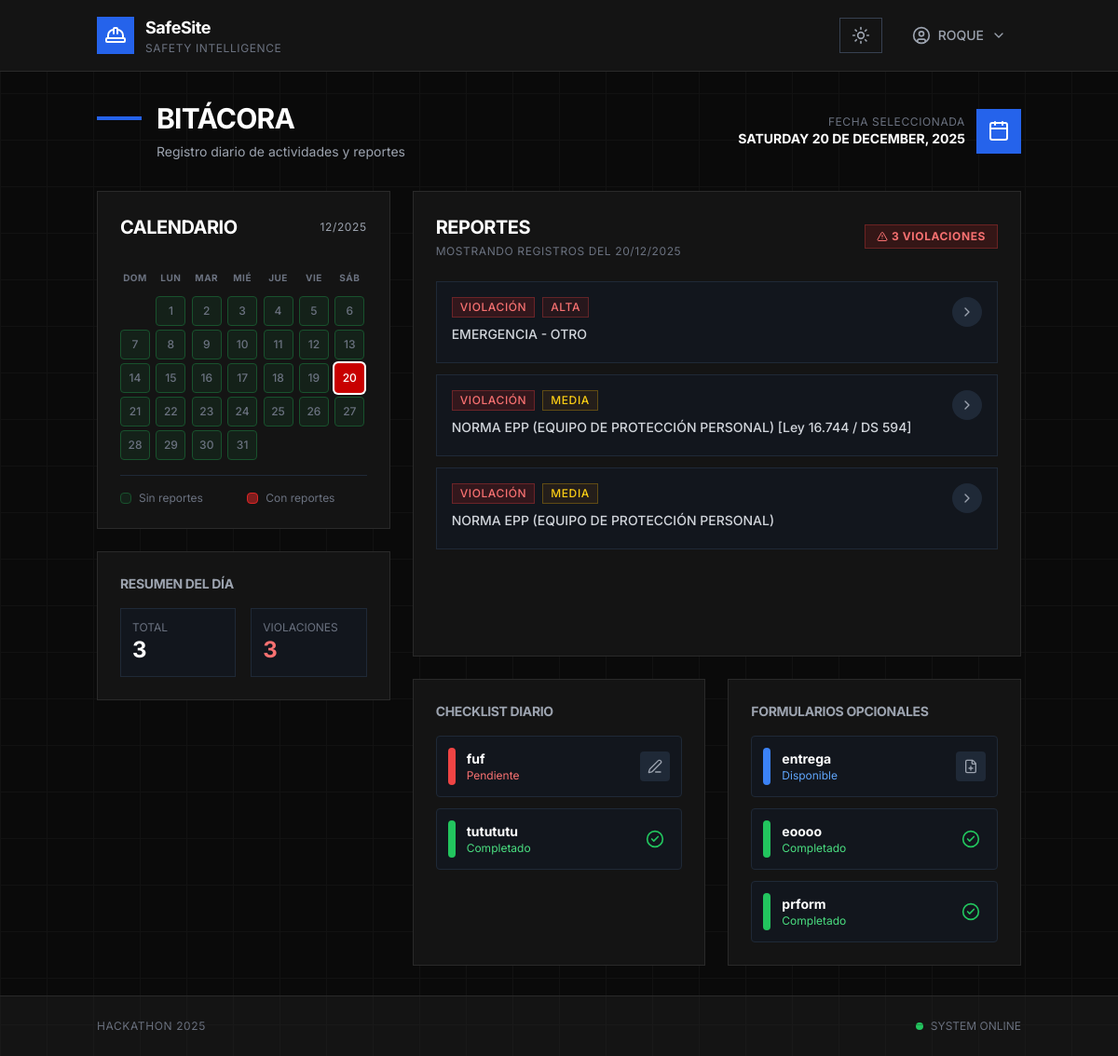
The page /bitacora/ (signed in) on the database as committed earlier.
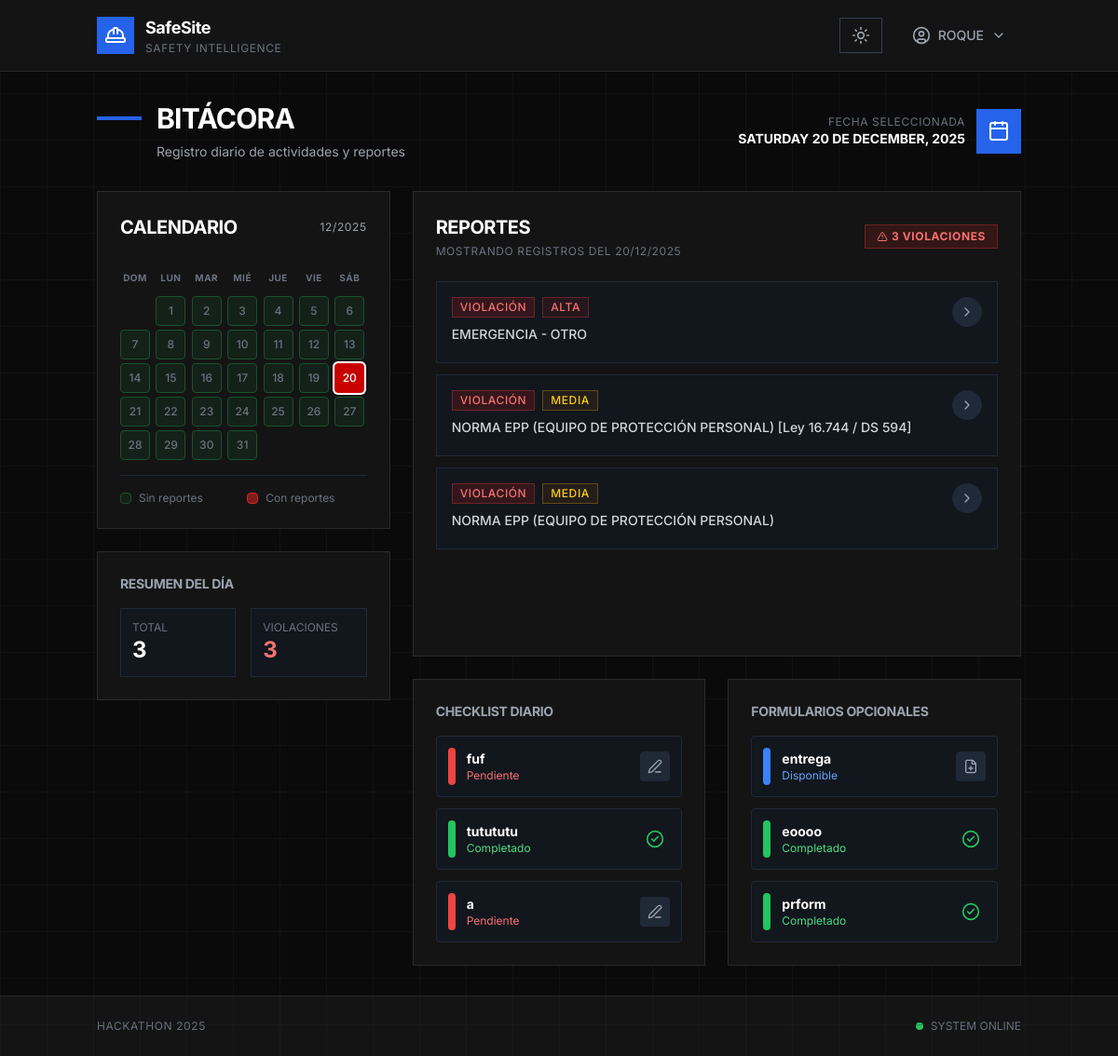
The same page on the database as committed later.
### seguridad/models.py (models this page shows, shortened)
class ReporteDeCampo(models.Model):
    id_reporte = models.AutoField(primary_key=True)
    fecha_reporte = models.DateField(default=get_current_date)
    foto_incidente = models.ImageField(upload_to="incidentes/", max_length=500)
    image_check = models.BooleanField(default=False)
    check_estado_norma = models.BooleanField(
        default=False, verbose_name="¿Hay una norma incumplida?"
    )
    norma_infringida = models.CharField(max_length=255, blank=True, null=True)
    descripcion = models.TextField(blank=True, null=True)
    clasificacion = models.CharField(
        max_length=20,
        choices=[
            ("BAJA", "Baja"),
            ("MEDIA", "Media"),
            ("ALTA", "Alta"),
        ],
        default="BAJA",
    )
    casco = models.IntegerField(default=0, verbose_name="Cascos faltantes")
    chaleco = models.IntegerField(default=0, verbose_name="Chalecos faltantes")
    guantes = models.IntegerField(default=0, verbose_name="Guantes faltantes")
    botas = models.IntegerField(default=0, verbose_name="Botas faltantes")

class Formulario(models.Model):
    id_formulario = models.AutoField(primary_key=True)
    nombre = models.CharField(max_length=200, default="Formulario sin nombre")
    categoria = models.CharField(
        max_length=20,
        choices=[("DIARIO", "Diario"), ("PARTICULAR", "Particular")],
        default="PARTICULAR",
    )
    archivo = models.FileField(upload_to="formularios/", max_length=500)
    fecha_subida = models.DateTimeField(auto_now_add=True)
    procesado = models.BooleanField(default=False)
    resultado_json = models.JSONField(blank=True, null=True)
    resumen = models.TextField(blank=True, null=True)
    requiere_firma = models.BooleanField(default=False, verbose_name="¿Requiere firma?")

### seguridad/views.py (the view)
# urls.py: path("bitacora/", views.bitacora, name="bitacora"),
@login_required
def bitacora(request):
    import json
    from datetime import date, datetime
    fecha_str = request.GET.get("date")
    today = date.today()
    if fecha_str:
        try:
            fecha_seleccionada = datetime.strptime(fecha_str, "%Y-%m-%d").date()
        except ValueError:
            fecha_seleccionada = today
    else:
        fecha_seleccionada = today
    reportes_dia = ReporteDeCampo.objects.filter(
        fecha_reporte__year=fecha_seleccionada.year,
        fecha_reporte__month=fecha_seleccionada.month,
        fecha_reporte__day=fecha_seleccionada.day,
    ).order_by("-fecha_reporte")
    formularios_diarios = Formulario.objects.filter(categoria="DIARIO")
    formularios_diarios_estado = []
    for formulario in formularios_diarios:
        completado = RegistroFormulario.objects.filter(
            formulario=formulario,
            fecha_registro__year=fecha_seleccionada.year,
            fecha_registro__month=fecha_seleccionada.month,
            fecha_registro__day=fecha_seleccionada.day,
        ).exists()
        formularios_diarios_estado.append(
            {"formulario": formulario, "completado": completado}
        )
    formularios_opcionales = Formulario.objects.filter(categoria="PARTICULAR")
    formularios_opcionales_estado = []
    for formulario in formularios_opcionales:
        completado = RegistroFormulario.objects.filter(
            formulario=formulario,
            fecha_registro__year=fecha_seleccionada.year,
            fecha_registro__month=fecha_seleccionada.month,
            fecha_registro__day=fecha_seleccionada.day,
        ).exists()
        formularios_opcionales_estado.append(
            {"formulario": formulario, "completado": completado}
        )
    total_dia = reportes_dia.count()
    violaciones_dia = reportes_dia.filter(check_estado_norma=True).count()
    mes_target = fecha_seleccionada.month
    year_target = fecha_seleccionada.year
    reportes_calendario = (
        ReporteDeCampo.objects.filter(
            fecha_reporte__year=year_target, fecha_reporte__month=mes_target
        )
        .values("fecha_reporte")
        .annotate(count=Count("id_reporte"))
        .order_by("fecha_reporte")
    )
    calendar_data = {}
    for r in reportes_calendario:
        f = r["fecha_reporte"]
        f_str = f.strftime("%Y-%m-%d")
        violations = ReporteDeCampo.objects.filter(
            fecha_reporte=f, check_estado_norma=True
        ).count()
        calendar_data[f_str] = {"count": r["count"], "violations": violations}
    max_count = (
        max([d["count"] for d in calendar_data.values()]) if calendar_data else 0
    )
    contexto = {
        "reportes_dia": reportes_dia,
        "fecha_seleccionada": fecha_seleccionada,
        "total_dia": total_dia,
        "violaciones_dia": violaciones_dia,
        "calendar_data": json.dumps(calendar_data),
        "max_count": max_count,
        "current_year": year_target,
        "current_month": mes_target,
        "today": today,
        "formularios_diarios_estado": formularios_diarios_estado,
        "formularios_opcionales_estado": formularios_opcionales_estado,
    }
    return render(request, "seguridad/bitacora.html", contexto)

### seguridad/templates/seguridad/bitacora.html (shortened to what the changed rows need)
{% extends 'seguridad/base.html' %}
{% block content %}
<div class="space-y-8">
    <div class="flex flex-col md:flex-row md:items-center md:justify-between gap-4">
        <div>
            <div class="flex items-center gap-4 mb-2">
                <h1 class="text-3xl font-bold tracking-tight uppercase text-white">
                    Bitácora
                </h1>
            </div>
        </div>
    </div>
    <div class="grid grid-cols-1 lg:grid-cols-3 gap-6 items-start">
        <div class="lg:col-span-2 space-y-6">
            <div class="boxy-card p-6 min-h-[500px]">
                {% if reportes_dia %}
                <div class="space-y-3">
                    {% for reporte in reportes_dia %}
                    <a href="{% url 'detalle_reporte' reporte.id_reporte %}"
                        class="block p-4 bg-gray-900/50 border border-gray-800 hover:border-blue-500/50 transition-all group">
                        <div class="flex items-start justify-between gap-4">
                            <div class="flex-1 min-w-0">
                                <div class="flex items-center gap-2 mb-2">
                                    {% if reporte.check_estado_norma %}
                                    <span
                                        class="inline-flex items-center gap-1 px-2 py-0.5 bg-red-900/30 border border-red-500/30 text-red-400 text-xs font-medium uppercase tracking-wider">
                                        Violación
                                    </span>
                                    {% else %}
                                    <span
                                        class="inline-flex items-center gap-1 px-2 py-0.5 bg-green-900/30 border border-green-500/30 text-green-400 text-xs font-medium uppercase tracking-wider">
                                        Conforme
                                    </span>
                                    {% endif %}
                                    {% if reporte.clasificacion %}
                                    <span
                                        class="px-2 py-0.5 {% if reporte.clasificacion == 'ALTA' %}bg-red-900/20 text-red-400 border-red-500/30 {% elif reporte.clasificacion == 'MEDIA' %}bg-yellow-900/20 text-yellow-400 border-yellow-500/30 {% else %}bg-blue-900/20 text-blue-400 border-blue-500/30{% endif %} border text-xs font-medium uppercase tracking-wider">
                                        {{ reporte.clasificacion }}
                                    </span>
                                    {% endif %}
                                </div>
                                <p class="text-sm text-gray-300 font-medium mb-1 truncate">
                                    {{ reporte.norma_infringida|default:"Reporte de seguridad" }}
                                </p>
                            </div>
                            <div
                                class="flex items-center justify-center w-8 h-8 rounded-full bg-gray-800 group-hover:bg-blue-600/20 transition-colors">
                                <i data-lucide="chevron-right"
                                    class="w-4 h-4 text-gray-400 group-hover:text-blue-400"></i>
                            </div>
                        </div>
                    </a>
                    {% endfor %}
                </div>
                {% endif %}
            </div>
            <div class="grid grid-cols-1 md:grid-cols-2 gap-6">
                <div class="boxy-card p-6">
                    {% if formularios_diarios_estado %}
                    <div class="space-y-3">
                        {% for item in formularios_diarios_estado %}
                        <div
                            class="flex items-center justify-between p-3 bg-gray-900/50 border border-gray-800 rounded">
                            <div class="flex items-center gap-3">
                                <div
                                    class="w-2 h-10 rounded-full {% if item.completado %}bg-green-500{% else %}bg-red-500{% endif %}">
                                </div>
                                <div>
                                    <p class="text-sm font-bold text-white">{{ item.formulario.nombre }}</p>
                                    <p
                                        class="text-xs {% if item.completado %}text-green-400{% else %}text-red-400{% endif %}">
                                        {% if item.completado %}Completado{% else %}Pendiente{% endif %}
                                    </p>
                                </div>
                            </div>
                            {% if not item.completado %}
                            <a href="{% url 'detalle_formulario' item.formulario.pk %}"
                                class="w-8 h-8 flex items-center justify-center bg-gray-800 hover:bg-blue-600 hover:text-white rounded transition-colors text-gray-400"
                                title="Completar formulario">
                                <i data-lucide="edit-3" class="w-4 h-4"></i>
                            </a>
                            {% else %}
                            <div class="w-8 h-8 flex items-center justify-center text-green-500">
                                <i data-lucide="check-circle-2" class="w-5 h-5"></i>
                            </div>
                            {% endif %}
                        </div>
                        {% endfor %}
                    </div>
                    {% else %}
                    <p class="text-xs text-gray-500 italic">No hay formularios diarios configurados.</p>
                    {% endif %}
                </div>
                <div class="boxy-card p-6">
                    {% if formularios_opcionales_estado %}
                    <div class="space-y-3">
                        {% for item in formularios_opcionales_estado %}
                        <div
                            class="flex items-center justify-between p-3 bg-gray-900/50 border border-gray-800 rounded">
                            <div class="flex items-center gap-3">
                                <div
                                    class="w-2 h-10 rounded-full {% if item.completado %}bg-green-500{% else %}bg-blue-500{% endif %}">
                                </div>
                                <div>
                                    <p class="text-sm font-bold text-white">{{ item.formulario.nombre }}</p>
                                    <p
                                        class="text-xs {% if item.completado %}text-green-400{% else %}text-blue-400{% endif %}">
                                        {% if item.completado %}Completado{% else %}Disponible{% endif %}
                                    </p>
                                </div>
                            </div>
                            {% if not item.completado %}
                            <a href="{% url 'detalle_formulario' item.formulario.pk %}"
                                class="w-8 h-8 flex items-center justify-center bg-gray-800 hover:bg-blue-600 hover:text-white rounded transition-colors text-gray-400"
                                title="Completar formulario">
                                <i data-lucide="file-plus" class="w-4 h-4"></i>
                            </a>
                            {% else %}
                            <div class="w-8 h-8 flex items-center justify-center text-green-500">
                                <i data-lucide="check-circle-2" class="w-5 h-5"></i>
                            </div>
                            {% endif %}
                        </div>
                        {% endfor %}
                    </div>
                    {% else %}
                    <p class="text-xs text-gray-500 italic">No hay formularios opcionales disponibles.</p>
                    {% endif %}
                </div>
            </div>
        </div>
    </div>
</div>
{% endblock %}

Rows that differ between the two databases and show on the page:
added Formulario: formulario.nombre "a", shows "Pendiente", shown under "CHECKLIST DIARIO"
